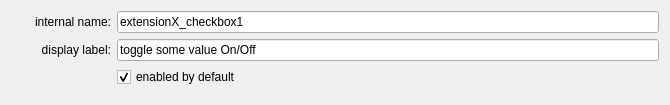
<?xml version="1.0" encoding="UTF-8"?>
<ui version="4.0">
 <class>edit</class>
 <widget class="QWidget" name="edit">
  <property name="geometry">
   <rect>
    <x>0</x>
    <y>0</y>
    <width>670</width>
    <height>105</height>
   </rect>
  </property>
  <property name="windowTitle">
   <string notr="true">Form</string>
  </property>
  <layout class="QFormLayout" name="edit_layout">
   <item row="0" column="1">
    <widget class="A2InternalName" name="cfg_name">
     <property name="text">
      <string notr="true">extensionX_checkbox1</string>
     </property>
    </widget>
   </item>
   <item row="0" column="0">
    <widget class="QLabel" name="internalNameLabel">
     <property name="minimumSize">
      <size>
       <width>100</width>
       <height>0</height>
      </size>
     </property>
     <property name="text">
      <string notr="true">internal name:</string>
     </property>
     <property name="alignment">
      <set>Qt::AlignRight|Qt::AlignTrailing|Qt::AlignVCenter</set>
     </property>
    </widget>
   </item>
   <item row="1" column="0">
    <widget class="QLabel" name="displayLabelLabel">
     <property name="minimumSize">
      <size>
       <width>100</width>
       <height>0</height>
      </size>
     </property>
     <property name="text">
      <string notr="true">display label:</string>
     </property>
     <property name="alignment">
      <set>Qt::AlignRight|Qt::AlignTrailing|Qt::AlignVCenter</set>
     </property>
    </widget>
   </item>
   <item row="1" column="1">
    <widget class="QLineEdit" name="cfg_label">
     <property name="text">
      <string notr="true">toggle some value On/Off</string>
     </property>
    </widget>
   </item>
   <item row="2" column="1">
    <widget class="QCheckBox" name="cfg_value">
     <property name="text">
      <string notr="true">enabled by default</string>
     </property>
     <property name="checked">
      <bool>true</bool>
     </property>
    </widget>
   </item>
  </layout>
 </widget>
 <customwidgets>
  <customwidget>
   <class>A2InternalName</class>
   <extends>QLineEdit</extends>
   <header>a2widget.a2text_field</header>
  </customwidget>
 </customwidgets>
 <resources/>
 <connections/>
</ui>
